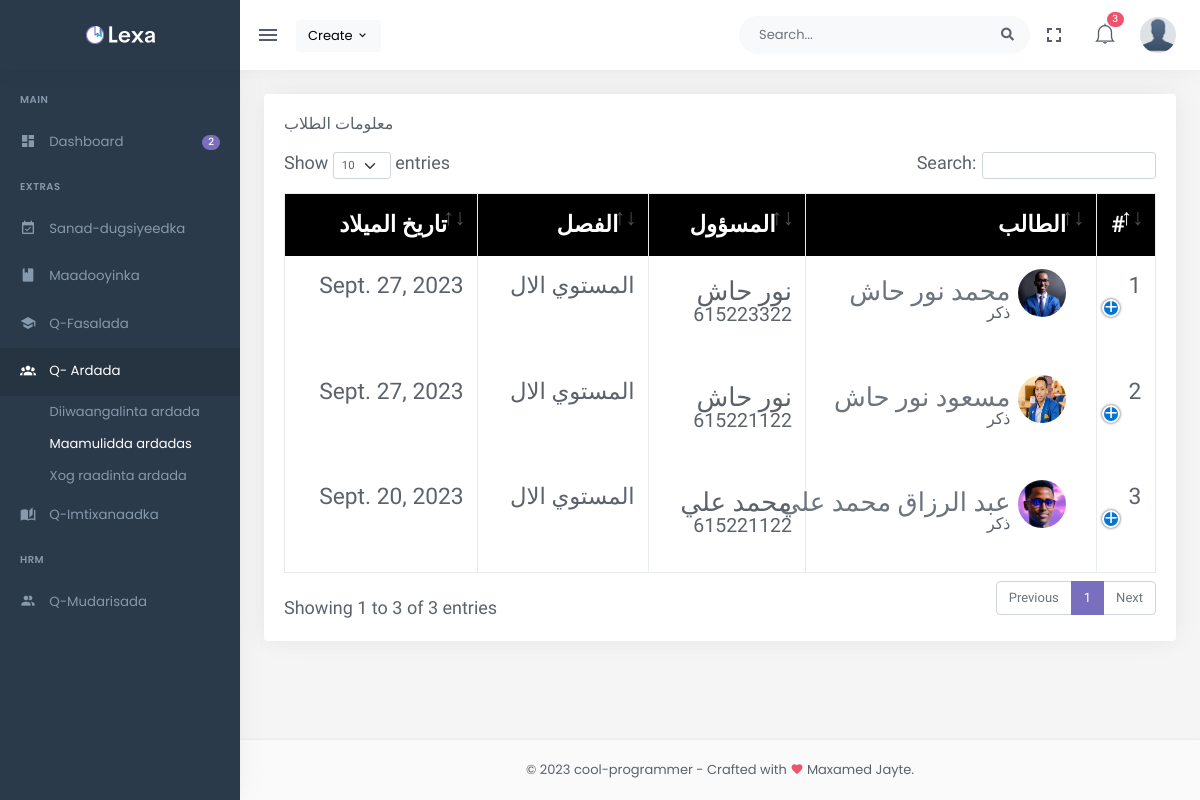
The page /manage-student/ on the database its author committed.
### api/models.py (models this page shows, shortened)
class Students(models.Model):
    fullName=models.CharField(max_length=255)
    gender=models.CharField(default='ذكر',max_length=10)
    image=models.ImageField(upload_to='images/students',null=True,blank=True)
    parentName=models.CharField(max_length=255,default='')
    parentNum=models.CharField(max_length=14,default='')
    dateOfBirth=models.DateField(null=True,blank=True)
    registredDate=models.DateField(null=True,blank=True)
    studentClasse=models.ForeignKey(Classe,on_delete=models.CASCADE,null=True,blank=True)
    motherName=models.CharField(max_length=255,default='')
    placeOfBirth=models.CharField(max_length=255,null=True,blank=True)
    living=models.CharField(max_length=255,null=True,blank=True)

class Classe(models.Model):
    name=models.CharField(max_length=255,null=True,blank=True)
    subjects=models.ManyToManyField(Subject,blank=True)
    classRaqam=models.CharField(max_length=255,default='',null=True,blank=True)
    studentsCount=models.IntegerField(null=True,blank=True,default=1)
    status=models.BooleanField(default=True)
    academicYear=models.ForeignKey(AcademicYear,on_delete=models.CASCADE,null=True,blank=True)
    dateModified=models.DateTimeField(auto_now=True)

### admin_panel/views.py (the view)
# urls.py: path('manage-student/',views.manageStudent),
def manageStudent(request):
    students=Students.objects.all()
    return render(request,'reg-manage/manage-student.html',{"students":students})

### templates/reg-manage/manage-student.html (shortened to what this page needs)
{% extends 'base-datatable.html' %}
{% load static %}
{% block content %}
<div class="row">
    <div class="col-12">
        <div class="card">
            <div style="font-family: 'Lateef', serif;font-size: large;" class="card-body">
                <h4 class="card-title">معلومات الطلاب</h4>
                <table dir="rtl" id="datatable" class="table table-bordered table-nowrap table-hover dt-responsive nowrap"
                    style="border-collapse: collapse; border-spacing: 0; width: 100%;">
                    <thead class="fs-3"
                        style="color: white;background-color:black;font-family: 'Lateef', serif;font-size: large;">
                        <tr>
                            <th >#</th>
                            <th>الطالب</th>
                            <th>المسؤول</th>
                            <th>الفصل</th>
                            <th> تاريخ الميلاد </th>
                        </tr>
                    </thead style="font-family: 'Lateef', serif;font-size: large;">
                    <tbody class="fs-3">
                        {% for student in students %}
                        <tr style="border-bottom: 1px solid grey;" class="m-0 p-9">
                            <td width="10px">{{student.id}}</td>
                            <td>
                                    <div class="inbox-item-img float-end me-3 ms-2">
                                        {% if student.image %}
                                        <img src="{{student.image.url}}"
                                            class="avatar-sm rounded-circle" alt="">
                                        {% else %}
                                        <img src="{% static "images/student-im.png" %}"
                                            class="avatar-sm rounded-circle" alt="">
                                        {% endif %}
                                        </div>
                                    <p style="margin-bottom: -10px;font-weight: 500" class="inbox-item-text text-muted mb-0 fs-2">{{student.fullName}}</p>
                                    <h6 style="margin-top: -10px;" class="inbox-item-author mb-0 font-size-16">{{student.gender}}</h6>
                            </td>
                            <td>
                                <p style="margin-bottom: -10px;" class="fs-2 " >{{student.parentName}}</p>
                                <p style="margin-top: -15px;" class="fs-4">{{student.parentNum}}</p>
                            </td>
                            <td>{{student.studentClasse.name}}</td>
                            <td>{{student.dateOfBirth}}</td>
                        </tr>
                        {% endfor %}
                    </tbody>
                </table>
            </div>
        </div>
    </div>
</div>
{% endblock %}

### rows shown on the page
Students: id "1", image (picture), fullName "محمد نور حاش", gender "ذكر", parentName "نور حاش", parentNum "615223322", studentClasse.name "المستوي الال", dateOfBirth "Sept. 27, 2023"
Students: id "2", image (picture), fullName "مسعود نور حاش", gender "ذكر", parentName "نور حاش", parentNum "615221122", studentClasse.name "المستوي الال", dateOfBirth "Sept. 27, 2023"
Students: id "3", image (picture), fullName "عبد الرزاق محمد علي", gender "ذكر", parentName "محمد علي", parentNum "615221122", studentClasse.name "المستوي الال", dateOfBirth "Sept. 20, 2023"
